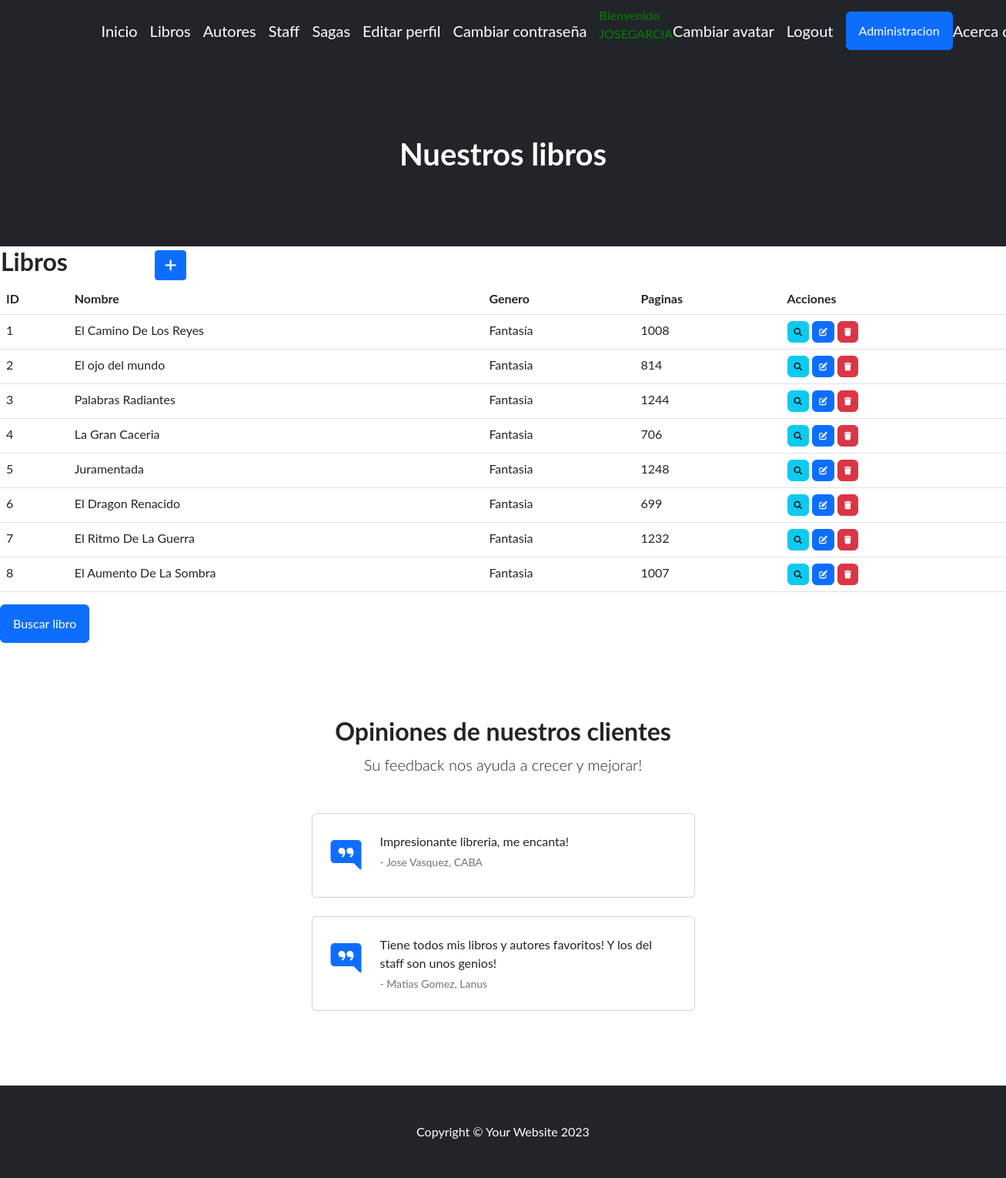
The page /miaplicacion/libros/ (signed in) on the database as committed earlier.
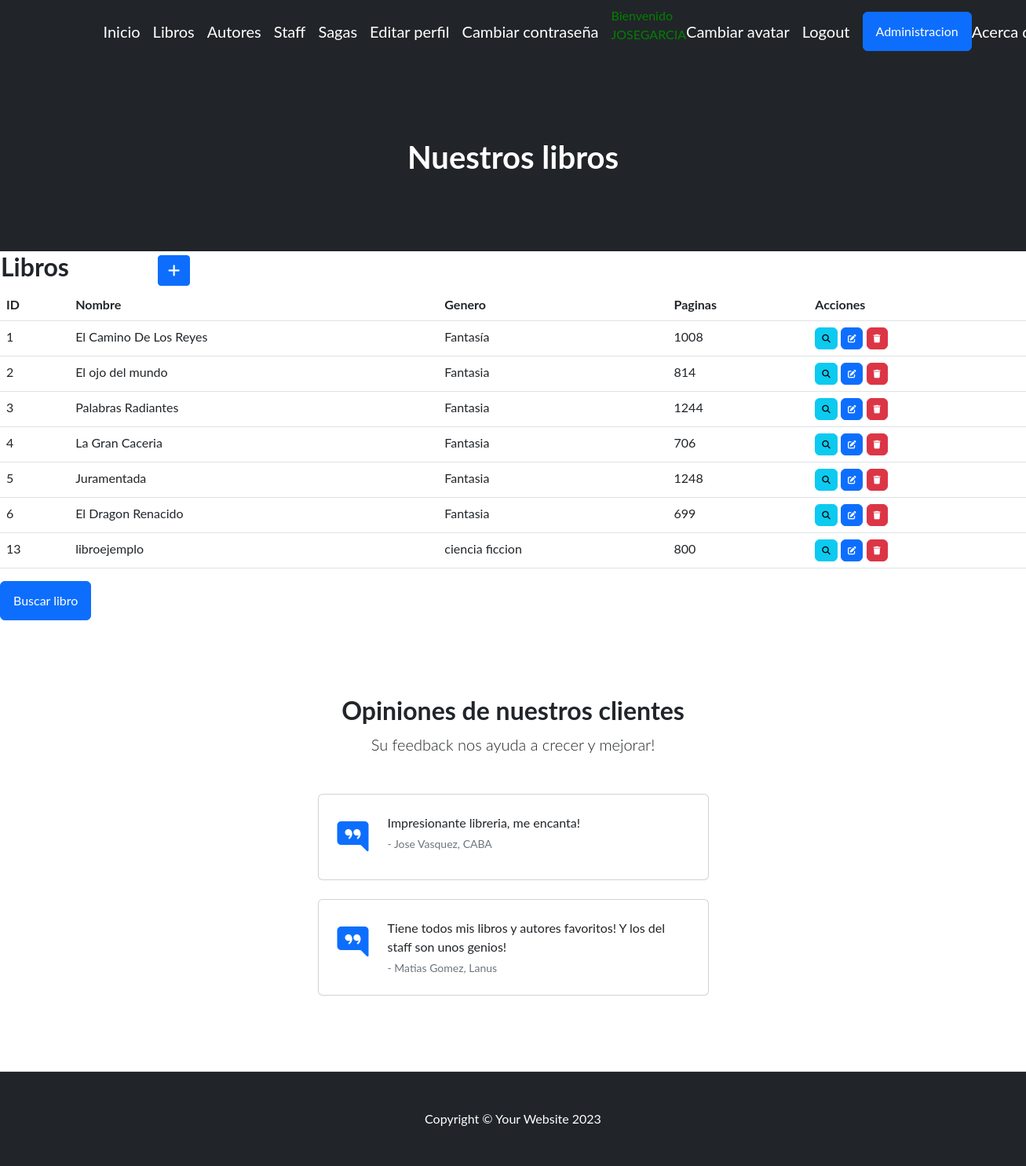
The same page on the database as committed later.
### miaplicacion/models.py (models this page shows, shortened)
class Libros(models.Model):
    nombre = models.CharField(max_length=50)
    genero = models.CharField(max_length=50)
    cantidadDePaginas = models.IntegerField()

### miaplicacion/views.py (the view)
# urls.py: path('libros/', libroList.as_view(), name="Libros"),
class libroList(LoginRequiredMixin, ListView):
    model = Libros

### miaplicacion/templates/miaplicacion/libros_list.html (shortened to what this page needs)
{% extends 'miaplicacion/base.html' %}
{% load static %}
{% block cabecera %}Nuestros libros{% endblock cabecera %}
{% block contenido %}
<table>
    <tr>
        <td width="200"><h2>Libros</h2></td>
        <td>
            <a
            href="{% url 'create_libro' %}"
            class="btn btn-primary btn-sm"
            >
            </a>
        </td>
    </tr>
</table>
<table class="table">
  <thead>
    <tr>
      <th>ID</th>
      <th>Nombre</th>
      <th>Genero</th>
      <th>Paginas</th>
      <th>Acciones</th>
    </tr>
  </thead>
  <tbody>
    {% for p in libros_list %}
    <tr>
      <td>{{ p.id }}</td>
      <td>{{ p.nombre }}</td>
      <td>{{ p.genero }}</td>
      <td>{{ p.cantidadDePaginas }}</td>
      <td>
        <a
        href="{% url 'detail_libro' p.id %}"
        class="btn btn-info"
        style="--bs-btn-padding-y: .25rem; --bs-btn-padding-x: .5rem; --bs-btn-font-size: .75rem;"
        >
        </a>
        <a
          href="{% url 'update_libro' p.id %}"
          class="btn btn-primary"
          style="--bs-btn-padding-y: .25rem; --bs-btn-padding-x: .5rem; --bs-btn-font-size: .75rem;"
          >
        </a>
        <a
          href="{% url 'delete_libro' p.id %}"
          class="btn btn-danger"
          style="--bs-btn-padding-y: .25rem; --bs-btn-padding-x: .5rem; --bs-btn-font-size: .75rem;"
          >
        </a>
      </td>
    </tr>
    {% endfor %}
  </tbody>
</table>
<a class="btn btn-primary" href="{% url 'buscarlibro' %}">Buscar libro</a>
{% endblock contenido %}

### miaplicacion/templates/miaplicacion/base.html (shortened to what this page needs)
<!DOCTYPE html>
<html lang="en">
    <head>
        {% load static %}
        <link href="https://cdn.jsdelivr.net/npm/bootstrap-icons@1.4.1/font/bootstrap-icons.css" rel="stylesheet" />
        <link rel="stylesheet" href="https://cdnjs.cloudflare.com/ajax/libs/font-awesome/6.4.0/css/all.min.css">
        <link href="{% static 'miaplicacion/css/styles.css' %}" rel="stylesheet" />
    </head>
    <body>
        <nav class="navbar navbar-expand-lg navbar-dark bg-dark">
            <div class="container px-5">
                <a class="navbar-brand" href="{% url 'Inicio' %}">Inicio</a>
                {% if user.is_authenticated %}
                    <a class="navbar-brand" href="{% url 'Libros' %}">Libros</a>
                    <a class="navbar-brand" href="{% url 'Autores' %}">Autores</a>
                    <a class="navbar-brand" href="{% url 'Staff' %}">Staff</a>
                    <a class="navbar-brand" href="{% url 'Sagas' %}">Sagas</a>
                    <a class="navbar-brand" href="{% url 'editar_perfil' %}">Editar perfil</a>
                    <a class="navbar-brand" href="{% url 'editar_password' %}">Cambiar contraseña</a>
                    <p style="color:green">Bienvenido {{user.username|upper}}
                    <a class="navbar-brand" href="{% url 'agregar_avatar' %}">Cambiar avatar</a>
                    <a class="navbar-brand" href="{% url 'logout' %}">Logout</a>
                    <a class="btn btn-primary" href="{% url 'admin:index' %}">Administracion</a>
                {% else %}
                    <a class="btn btn-info" href="{% url 'login' %}">Login</a>
                    <a class="btn btn-info" href="{% url 'register' %}">Registrarse</a>
                {% endif %}
                <a class="navbar-brand" href="{% url 'acerca_de_mi' %}">Acerca de mi</a>
            </div>
        </nav>
        <header class="bg-dark py-5">
            <div class="container px-5">
                <div class="row gx-5 justify-content-center">
                    <div class="col-lg-6">
                        <div class="text-center my-5">
                            <h1 class="mb-5" style="color:white">
                                {% block cabecera %}{% endblock cabecera %}
                            </h1>
                        </div>
                    </div>
                </div>
            </div>
        </header>
        {% block contenido %}
        {% endblock contenido %}
        <section class="py-5 border-bottom">
            <div class="container px-5 my-5 px-5">
                <div class="text-center mb-5">
                    <h2 class="fw-bolder">Opiniones de nuestros clientes</h2>
                    <p class="lead mb-0">Su feedback nos ayuda a crecer y mejorar!</p>
                </div>
                <div class="row gx-5 justify-content-center">
                    <div class="col-lg-6">
                        <div class="card mb-4">
                            <div class="card-body p-4">
                                <div class="d-flex">
                                    <div class="flex-shrink-0"><i class="bi bi-chat-right-quote-fill text-primary fs-1"></i></div>
                                    <div class="ms-4">
                                        <p class="mb-1">Impresionante libreria, me encanta!</p>
                                        <div class="small text-muted">- Jose Vasquez, CABA</div>
                                    </div>
                                </div>
                            </div>
                        </div>
                        <div class="card">
                            <div class="card-body p-4">
                                <div class="d-flex">
                                    <div class="flex-shrink-0"><i class="bi bi-chat-right-quote-fill text-primary fs-1"></i></div>
                                    <div class="ms-4">
                                        <p class="mb-1">Tiene todos mis libros y autores favoritos! Y los del staff son unos genios!</p>
                                        <div class="small text-muted">- Matias Gomez, Lanus</div>
                                    </div>
                                </div>
                            </div>
                        </div>
                    </div>
                </div>
            </div>
        </section>
        <footer class="py-5 bg-dark">
            <div class="container px-5"><p class="m-0 text-center text-white">Copyright &copy; Your Website 2023</p></div>
        </footer>
    </body>
</html>

Rows that differ between the two databases and show on the page:
removed Libros: id "7", nombre "El Ritmo De La Guerra", genero "Fantasia", cantidadDePaginas "1232"
removed Libros: id "8", nombre "El Aumento De La Sombra", genero "Fantasia", cantidadDePaginas "1007"
added Libros: id "13", nombre "libroejemplo", genero "ciencia ficcion", cantidadDePaginas "800"
